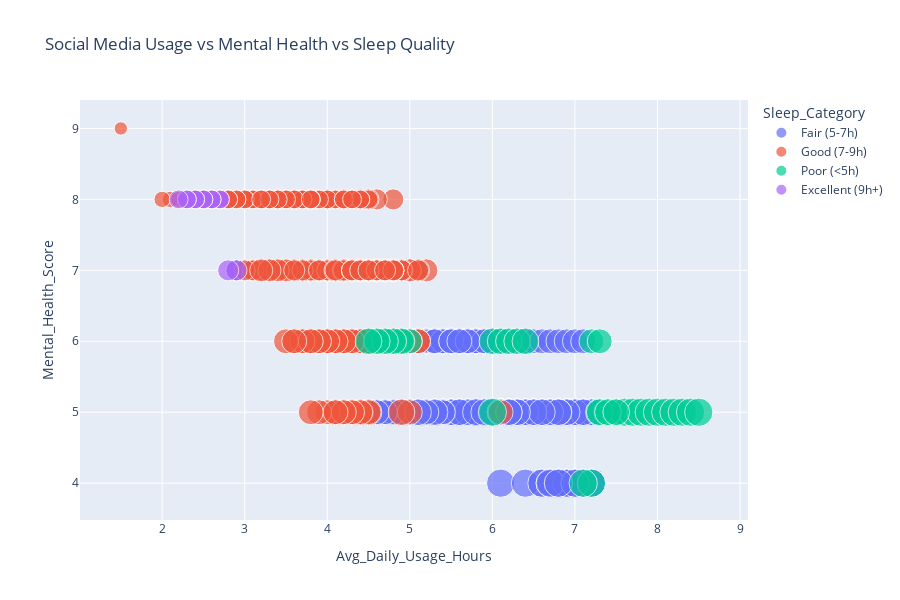

The cell this chart's notebook holds for it:
### Markdown cell above
### Interactive Scatter Plot: Usage Hours vs Mental Health vs Sleep Hours-

### Code cell
fig = px.scatter(df1, x='Avg_Daily_Usage_Hours', y='Mental_Health_Score', color='Sleep_Category',
                 size='Addicted_Score', hover_name='Country', 
                 hover_data=['Age', 'Gender', 'Academic_Level', 'Most_Used_Platform'],
                 title='Social Media Usage vs Mental Health vs Sleep Quality')
fig.update_layout(width=900, height=600)
fig.show()

### Figure 1 — Plotly figure (JSON) as saved in the notebook; plotly's stock layout.template omitted (floating-point values rounded to 4 significant figures; data arrays with more than 128 entries replaced by an {"elided": "..."} marker saying what was removed)
{"data": [{"customdata": {"elided": "341x4 mixed values"}, "hovertemplate": "<b>%{hovertext}</b><br><br>Sleep_Category=Fair (5-7h)<br>Avg_Daily_Usage_Hours=%{x}<br>Mental_Health_Score=%{y}<br>Addicted_Score=%{marker.size}<br>Age=%{customdata[0]}<br>Gender=%{customdata[1]}<br>Academic_Level=%{customdata[2]}<br>Most_Used_Platform=%{customdata[3]}<extra></extra>", "hovertext": {"elided": "341 str values"}, "legendgroup": "Fair (5-7h)", "marker": {"color": "#636efa", "size": {"elided": "341 int values"}, "sizemode": "area", "sizeref": 0.0225, "symbol": "circle"}, "mode": "markers", "name": "Fair (5-7h)", "orientation": "v", "showlegend": true, "type": "scatter", "x": {"elided": "341 float values"}, "xaxis": "x", "y": {"elided": "341 int values"}, "yaxis": "y"}, {"customdata": {"elided": "315x4 mixed values"}, "hovertemplate": "<b>%{hovertext}</b><br><br>Sleep_Category=Good (7-9h)<br>Avg_Daily_Usage_Hours=%{x}<br>Mental_Health_Score=%{y}<br>Addicted_Score=%{marker.size}<br>Age=%{customdata[0]}<br>Gender=%{customdata[1]}<br>Academic_Level=%{customdata[2]}<br>Most_Used_Platform=%{customdata[3]}<extra></extra>", "hovertext": {"elided": "315 str values"}, "legendgroup": "Good (7-9h)", "marker": {"color": "#EF553B", "size": {"elided": "315 int values"}, "sizemode": "area", "sizeref": 0.0225, "symbol": "circle"}, "mode": "markers", "name": "Good (7-9h)", "orientation": "v", "showlegend": true, "type": "scatter", "x": {"elided": "315 float values"}, "xaxis": "x", "y": {"elided": "315 int values"}, "yaxis": "y"}, {"customdata": {"elided": "36x4 mixed values"}, "hovertemplate": "<b>%{hovertext}</b><br><br>Sleep_Category=Poor (<5h)<br>Avg_Daily_Usage_Hours=%{x}<br>Mental_Health_Score=%{y}<br>Addicted_Score=%{marker.size}<br>Age=%{customdata[0]}<br>Gender=%{customdata[1]}<br>Academic_Level=%{customdata[2]}<br>Most_Used_Platform=%{customdata[3]}<extra></extra>", "hovertext": ["USA", "Australia", "India", "Sri Lanka", "India", "Sri Lanka", "India", "Nepal", "Maldives", "Nepal", "Maldives", "Nepal", "Maldives", "Nepal", "Maldives", "Nepal", "Maldives", "USA", "USA", "USA", "USA", "USA", "USA", "USA", "USA", "USA", "USA", "USA", "India", "USA", "India", "USA", "Mexico", "India", "USA", "Mexico"], "legendgroup": "Poor (<5h)", "marker": {"color": "#00cc96", "size": [9, 9, 7, 7, 7, 7, 7, 8, 8, 8, 8, 8, 8, 8, 8, 8, 8, 9, 9, 9, 9, 9, 9, 9, 9, 9, 9, 9, 8, 9, 8, 9, 7, 8, 9, 7], "sizemode": "area", "sizeref": 0.0225, "symbol": "circle"}, "mode": "markers", "name": "Poor (<5h)", "orientation": "v", "showlegend": true, "type": "scatter", "x": [6, 7.2, 5, 4.9, 4.8, 4.7, 4.6, 6, 4.9, 6.1, 4.8, 6.2, 4.7, 6.3, 4.6, 6.4, 4.5, 7.1, 7.3, 7.4, 7.5, 7.6, 7.7, 7.8, 7.9, 8, 8.1, 8.2, 7.3, 8.3, 7.4, 8.4, 7.2, 7.5, 8.5, 7.3], "xaxis": "x", "y": [5, 4, 6, 6, 6, 6, 6, 6, 6, 6, 6, 6, 6, 6, 6, 6, 6, 4, 5, 5, 5, 5, 5, 5, 5, 5, 5, 5, 5, 5, 5, 5, 6, 5, 5, 6], "yaxis": "y"}, {"customdata": [[19, "Female", "Undergraduate", "Instagram"], [22, "Male", "Graduate", "Facebook"], [20, "Female", "Undergraduate", "Instagram"], [21, "Male", "Graduate", "Facebook"], [19, "Female", "Undergraduate", "Instagram"], [22, "Male", "Graduate", "Facebook"], [20, "Female", "Undergraduate", "Instagram"], [21, "Male", "Graduate", "Facebook"], [19, "Female", "Undergraduate", "Instagram"], [19, "Female", "Undergraduate", "Instagram"], [22, "Male", "Graduate", "Facebook"], [20, "Female", "Undergraduate", "Instagram"], [20, "Female", "Undergraduate", "Instagram"]], "hovertemplate": "<b>%{hovertext}</b><br><br>Sleep_Category=Excellent (9h+)<br>Avg_Daily_Usage_Hours=%{x}<br>Mental_Health_Score=%{y}<br>Addicted_Score=%{marker.size}<br>Age=%{customdata[0]}<br>Gender=%{customdata[1]}<br>Academic_Level=%{customdata[2]}<br>Most_Used_Platform=%{customdata[3]}<extra></extra>", "hovertext": ["Switzerland", "Denmark", "Switzerland", "Denmark", "Switzerland", "Denmark", "Switzerland", "Denmark", "Switzerland", "France", "Denmark", "Switzerland", "France"], "legendgroup": "Excellent (9h+)", "marker": {"color": "#ab63fa", "size": [4, 4, 4, 4, 4, 4, 4, 4, 4, 5, 4, 4, 5], "sizemode": "area", "sizeref": 0.0225, "symbol": "circle"}, "mode": "markers", "name": "Excellent (9h+)", "orientation": "v", "showlegend": true, "type": "scatter", "x": [2.7, 2.7, 2.6, 2.6, 2.5, 2.5, 2.4, 2.4, 2.3, 2.9, 2.3, 2.2, 2.8], "xaxis": "x", "y": [8, 8, 8, 8, 8, 8, 8, 8, 8, 7, 8, 8, 7], "yaxis": "y"}], "layout": {"height": 600, "legend": {"itemsizing": "constant", "title": {"text": "Sleep_Category"}, "tracegroupgap": 0}, "title": {"text": "Social Media Usage vs Mental Health vs Sleep Quality"}, "width": 900, "xaxis": {"anchor": "y", "autorange": true, "domain": [0, 1], "range": [1.003, 9.1], "title": {"text": "Avg_Daily_Usage_Hours"}, "type": "linear"}, "yaxis": {"anchor": "x", "autorange": true, "domain": [0, 1], "range": [3.481, 9.401], "title": {"text": "Mental_Health_Score"}, "type": "linear"}}}
